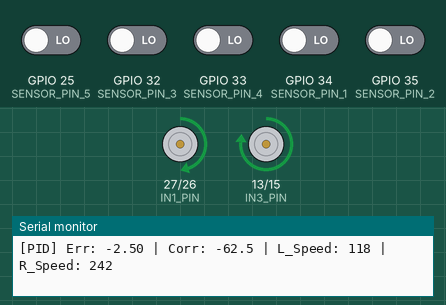
Simulated run of this sketch. Board: ESP32. Shown: motor-driver pin pairs drawn as motors (green arrow = first pin HIGH = forward, orange = second pin HIGH = backward, longer = more drive, scaled by the enable pin), the last lines printed to the serial monitor. The test bench sets the inputs (shaded band); at power-on: GPIO 25 (SENSOR_PIN_5), GPIO 32 (SENSOR_PIN_3), GPIO 33 (SENSOR_PIN_4), GPIO 34 (SENSOR_PIN_1), GPIO 35 (SENSOR_PIN_2) LOW.

Above: at 4.2 s.
4.3 s: GPIO 25 (SENSOR_PIN_5) driven HIGH
At 4.7 s:
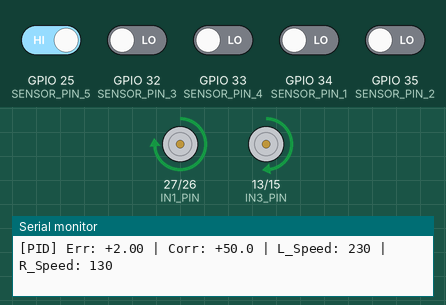
5.8 s: GPIO 32 (SENSOR_PIN_3) driven HIGH
At 7.0 s:
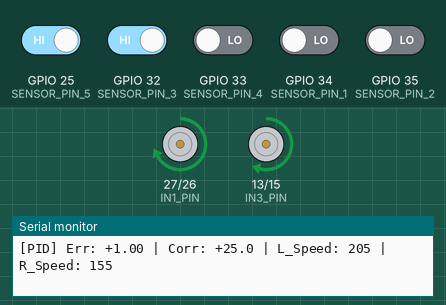
7.3 s: GPIO 34 (SENSOR_PIN_1) driven HIGH
At 8.3 s:
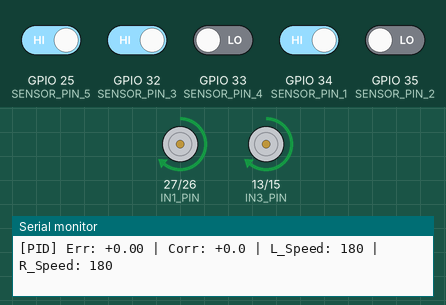
8.8 s: GPIO 33 (SENSOR_PIN_4) driven HIGH
At 9.4 s:
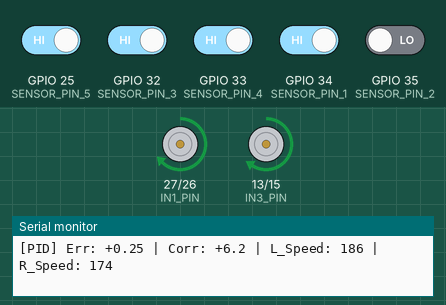
10.3 s: GPIO 35 (SENSOR_PIN_2) driven HIGH
At 10.7 s:
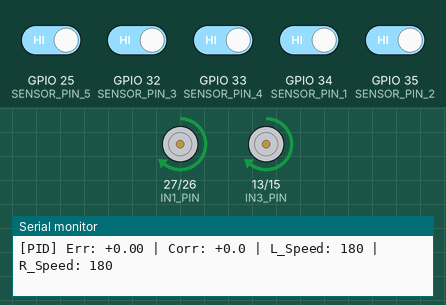
Timing chart, 0 to 12.8 s (numbered marks = the images above; inputs shaded):
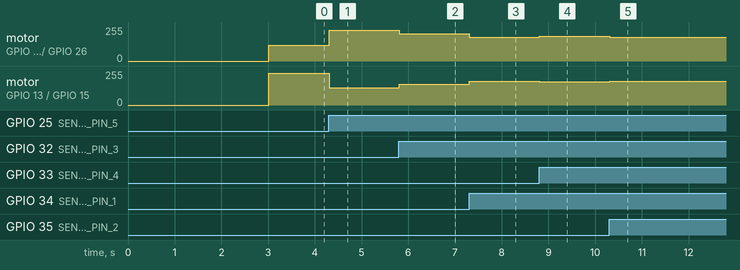

Measured:
- after the input at 4.3 s, motor on GPIO 27 (IN1_PIN) / GPIO 26 (IN2_PIN): forward 118/255 → forward 229/255 at once; motor on GPIO 13 (IN3_PIN) / GPIO 15 (IN4_PIN): forward 239/255 → forward 129/255 at once
- after the input at 5.8 s, motor on GPIO 27 (IN1_PIN) / GPIO 26 (IN2_PIN): forward 229/255 → forward 204/255 at once; motor on GPIO 13 (IN3_PIN) / GPIO 15 (IN4_PIN): forward 129/255 → forward 154/255 at once
- after the input at 7.3 s, motor on GPIO 27 (IN1_PIN) / GPIO 26 (IN2_PIN): forward 204/255 → forward 179/255 at once; motor on GPIO 13 (IN3_PIN) / GPIO 15 (IN4_PIN): forward 154/255 → forward 179/255 at once
- after the input at 8.8 s, motor on GPIO 27 (IN1_PIN) / GPIO 26 (IN2_PIN): forward 179/255 → forward 185/255 at once; motor on GPIO 13 (IN3_PIN) / GPIO 15 (IN4_PIN): forward 179/255 → forward 173/255 at once
- after the input at 10.3 s, motor on GPIO 27 (IN1_PIN) / GPIO 26 (IN2_PIN): forward 185/255 → forward 179/255 at once; motor on GPIO 13 (IN3_PIN) / GPIO 15 (IN4_PIN): forward 173/255 → forward 179/255 at once

The sketch:

line-follower.ino
```cpp
/*
 * ESP32-Community | Robotics Project 02: High-Speed PID Line Follower Robot
 *
 * Implements a 5-channel infrared sensor array (TCRT5000) line follower
 * using a Proportional-Integral-Derivative (PID) feedback loop for
 * ultra-smooth curve navigation and drift correction.
 *
 * Part of ESP32-Community Hub: https://github.com/tushar2704/ESP32-Community
 * Video Tutorials & Community: @IamNotIntoTech | @Makerrdesigns
 */

#include <Arduino.h>

// 5-Channel Infrared Sensor Array Pins (Digital or Analog)
// Sensor logic: 1 = Black Line, 0 = White Floor (or vice-versa depending on jumper)
const int SENSOR_PIN_1 = 34; // Far Left
const int SENSOR_PIN_2 = 35; // Left
const int SENSOR_PIN_3 = 32; // Center
const int SENSOR_PIN_4 = 33; // Right
const int SENSOR_PIN_5 = 25; // Far Right

// Motor Driver Pins (L298N / TB6612FNG)
const int ENA_PIN = 14;   // Speed Enable Left (PWM)
const int IN1_PIN = 27;   // Forward Left
const int IN2_PIN = 26;   // Reverse Left

const int ENB_PIN = 12;   // Speed Enable Right (PWM)
const int IN3_PIN = 13;   // Forward Right
const int IN4_PIN = 15;   // Reverse Right

// PWM Settings
const int PWM_FREQ = 2000;
const int PWM_RES = 8;
const int PWM_CH_A = 0;
const int PWM_CH_B = 1;

// Base driving speeds
const int BASE_SPEED = 180;
const int MAX_SPEED = 240;

// PID Tuning Constants
float Kp = 25.0;  // Proportional gain
float Ki = 0.0;   // Integral gain
float Kd = 15.0;  // Derivative gain

// PID Internal Variables
float lastError = 0;
float integral = 0;

void setMotors(int leftSpeed, int rightSpeed) {
  // Constrain speeds
  leftSpeed = constrain(leftSpeed, -MAX_SPEED, MAX_SPEED);
  rightSpeed = constrain(rightSpeed, -MAX_SPEED, MAX_SPEED);

  // Left Motor Direction
  if (leftSpeed >= 0) {
    digitalWrite(IN1_PIN, HIGH);
    digitalWrite(IN2_PIN, LOW);
  } else {
    digitalWrite(IN1_PIN, LOW);
    digitalWrite(IN2_PIN, HIGH);
    leftSpeed = -leftSpeed;
  }

  // Right Motor Direction
  if (rightSpeed >= 0) {
    digitalWrite(IN3_PIN, HIGH);
    digitalWrite(IN4_PIN, LOW);
  } else {
    digitalWrite(IN3_PIN, LOW);
    digitalWrite(IN4_PIN, HIGH);
    rightSpeed = -rightSpeed;
  }

  // Set PWM Duty
#if defined(ESP_ARDUINO_VERSION_MAJOR) && (ESP_ARDUINO_VERSION_MAJOR >= 3)
  ledcWrite(ENA_PIN, leftSpeed);
  ledcWrite(ENB_PIN, rightSpeed);
#else
  ledcWrite(PWM_CH_A, leftSpeed);
  ledcWrite(PWM_CH_B, rightSpeed);
#endif
}

// Calculate position error from sensor array (-2.0 to +2.0)
float readSensorsError() {
  int s1 = digitalRead(SENSOR_PIN_1);
  int s2 = digitalRead(SENSOR_PIN_2);
  int s3 = digitalRead(SENSOR_PIN_3);
  int s4 = digitalRead(SENSOR_PIN_4);
  int s5 = digitalRead(SENSOR_PIN_5);

  // Black line on white surface detection (active HIGH)
  // Weights: Far Left: -2, Left: -1, Center: 0, Right: +1, Far Right: +2
  int sum = s1 + s2 + s3 + s4 + s5;
  if (sum == 0) {
    // Line lost! Maintain last known direction
    return (lastError > 0) ? 2.5 : -2.5;
  }

  float weightedSum = (s1 * -2.0) + (s2 * -1.0) + (s3 * 0.0) + (s4 * 1.0) + (s5 * 2.0);
  return weightedSum / sum;
}

void setup() {
  Serial.begin(115200);
  delay(1000);

  // Configure Sensors
  pinMode(SENSOR_PIN_1, INPUT);
  pinMode(SENSOR_PIN_2, INPUT);
  pinMode(SENSOR_PIN_3, INPUT);
  pinMode(SENSOR_PIN_4, INPUT);
  pinMode(SENSOR_PIN_5, INPUT);

  // Configure Motors
  pinMode(IN1_PIN, OUTPUT);
  pinMode(IN2_PIN, OUTPUT);
  pinMode(IN3_PIN, OUTPUT);
  pinMode(IN4_PIN, OUTPUT);

#if defined(ESP_ARDUINO_VERSION_MAJOR) && (ESP_ARDUINO_VERSION_MAJOR >= 3)
  ledcAttach(ENA_PIN, PWM_FREQ, PWM_RES);
  ledcAttach(ENB_PIN, PWM_FREQ, PWM_RES);
#else
  ledcSetup(PWM_CH_A, PWM_FREQ, PWM_RES);
  ledcAttachPin(ENA_PIN, PWM_CH_A);
  ledcSetup(PWM_CH_B, PWM_FREQ, PWM_RES);
  ledcAttachPin(ENB_PIN, PWM_CH_B);
#endif

  setMotors(0, 0);

  Serial.println("==================================================");
  Serial.println("  ESP32 Community: 5-Channel PID Line Follower    ");
  Serial.println("==================================================");
  Serial.println("Place robot on track. Starting in 2 seconds...");
  delay(2000);
}

void loop() {
  float error = readSensorsError();

  // PID calculations
  float P = error;
  integral += error;
  integral = constrain(integral, -50.0, 50.0); // Anti-windup
  float I = integral;
  float D = error - lastError;
  lastError = error;

  float correction = (Kp * P) + (Ki * I) + (Kd * D);

  // Calculate differential motor speeds
  int leftMotorSpeed = BASE_SPEED + (int)correction;
  int rightMotorSpeed = BASE_SPEED - (int)correction;

  setMotors(leftMotorSpeed, rightMotorSpeed);

  // Telemetry log every 200ms
  static unsigned long lastLog = 0;
  if (millis() - lastLog > 200) {
    lastLog = millis();
    Serial.printf("[PID] Err: %+.2f | Corr: %+.1f | L_Speed: %3d | R_Speed: %3d\n",
                  error, correction, leftMotorSpeed, rightMotorSpeed);
  }

  delay(5); // Loop runs at ~200Hz
}
```
